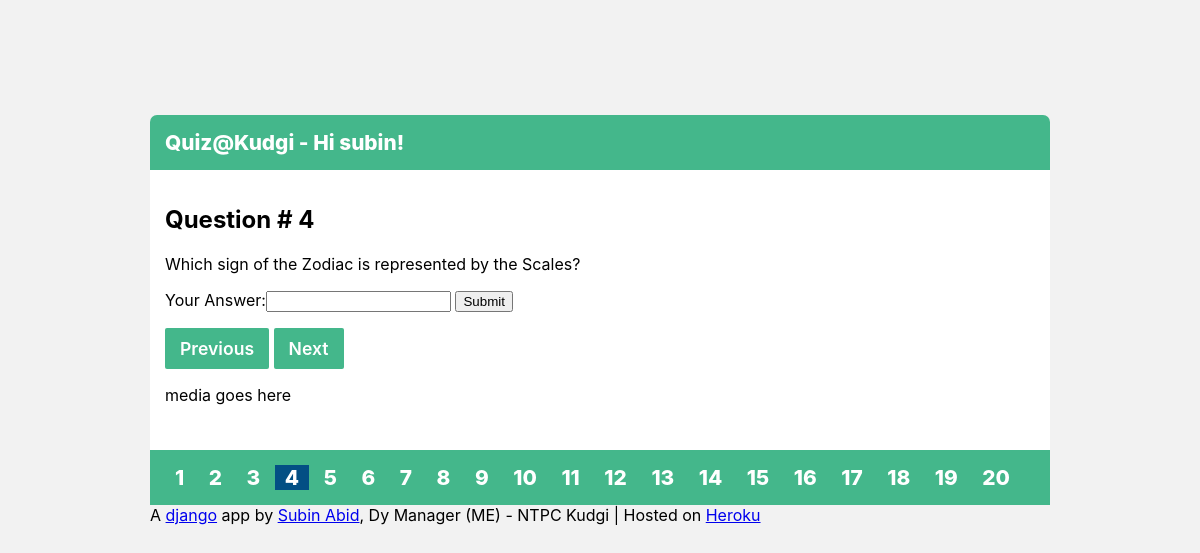
Before: /quiz/4/ (signed in) with the older database file.
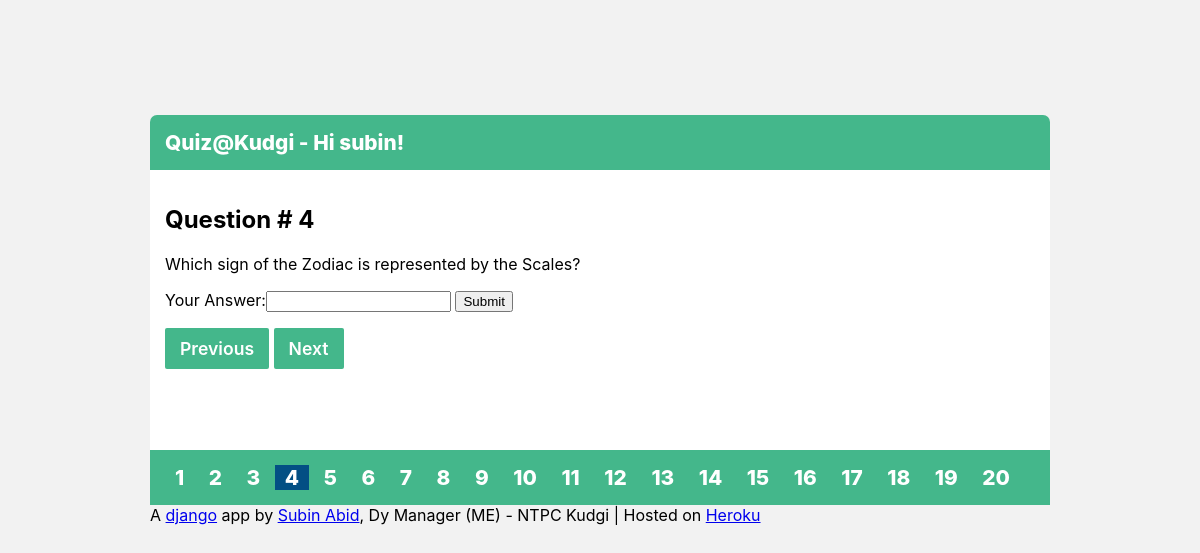
After: the same page with the newer database file.
### quiz/models.py (models this page shows)
class question(models.Model):
    question_id = models.IntegerField()
    question_text = models.TextField()
    question_ans = models.TextField()
    has_options = models.CharField(max_length=2)
    has_media = models.CharField(max_length=200)

### quiz/views.py (the view)
# urls.py: path('<int:que_id>/', views.que, name='que'),
def que(request, que_id):
    try: # checking if the question is already answered
        a = answers.objects.get(question_id = que_id, user = request.user.get_username())
    except: # if there is no entry, python will trrow an error, then set answer to blank
        ans_text = ''
    else: # if no error is thrown, that indicates that an answer exists in the db
        ans_text = a.answer
    que_list = question.objects.filter(question_id = que_id )
    q = question.objects.get(question_id = que_id)
    has_options = q.has_options
    has_media = q.has_media
    form1 = OptionsForm()
    form2 = AnswerForm()
    context = {'que_list': que_list, 'que_id' : que_id,'has_options':has_options, 'has_media':has_media, 'form1' : form1, 'form2' : form2, 'range': range(20), 'answer':ans_text}
    return render(request, 'quiz/que.html', context)

### quiz/forms.py
class OptionsForm(forms.Form):
    CHOICES=[('select1','select 1'),
             ('select2','select 2')]
    answer = forms.ChoiceField(label='Select Your Answer', choices=CHOICES,  widget = forms.RadioSelect)

class AnswerForm(forms.Form):
    answer = forms.CharField(label='Your Answer', max_length=100)

### quiz/templates/quiz/que.html (shortened to what this page needs)
{% extends 'base.html' %}
{% block hello %}
  {% if user.is_authenticated %}
     - Hi {{ user.username }}!
  {% endif %}
{% endblock %}
{% block content %}
  {% if user.is_authenticated %}
    {% if que_list %}
      {% for question in que_list %}
          <h2>Question # {{question.question_id}}</h2>
          <p>{{ question.question_text }}<p>
          {% if has_options == 'Y' %}
            <form action = "submit" method="post">
            {% csrf_token %}
            {{ form1 }}
            <input type="submit" value="Submit">
            </form>
          {% else %}
            <form action = "submit" method="post">
            {{ form2 }}
            <input type="submit" value="Submit">
            </form>
          {% endif %}
          {% if que_id == 1 %}
            <p><a href="/quiz/{{que_id | add:"1" }}/" class = "button">Next</a></p>
          {% elif que_id < 20 %}
            <p><a href="/quiz/{{que_id | add:"-1" }}/"  class = "button">Previous</a> <a href="/quiz/{{que_id | add:"1" }}/"  class = "button">Next</a></p>
          {% else %}
            <p>Thank you for taking the test <a href="{% url 'submission' %}">click here </a> to view your submission</p>
          {% endif %}
          {% if has_media == 'Y' %}
            <p>media goes here</p>
          {% else %}
            <p></p>
          {% endif %}
      {% endfor %}
    {% endif %}
  {% else %}
    <p>unauthorised access</p>
  {% endif %}
{% endblock %}
{% block progress %}
  {% for i in range %}
    {% if forloop.counter == que_id %}
      <a href="/quiz/{{ forloop.counter }}/" class = "thisquestion"> {{ forloop.counter }}</a>
    {% else %}
      <a href="/quiz/{{ forloop.counter }}/"> {{ forloop.counter }}</a>
    {% endif%}
  {% endfor %}
{% endblock %}

### templates/base.html (shortened to what this page needs)
{% load static %}
<!DOCTYPE html>
<html>
<head>
  <link rel = "stylesheet" href= "{% static 'quiz/css/main.css' %}">
</head>
<body>
<div class="container-main">
  <div class="wrapper">
    <div class="header">
      Quiz@Kudgi {% block hello %} {% endblock %}
    </div>
    <div class="wrapperforcontent">
      {% block content %}{% endblock %}
    </div>
    <div class="progress">
        {% block progress %}{% endblock %}
    </div>
    A <a href="https://www.djangoproject.com/">django</a> app by <a href="https://subinabid.xyz/">Subin Abid</a>, Dy Manager (ME) - NTPC Kudgi | Hosted on <a href="https://www.heroku.com/">Heroku</a><br>
  </div>
</div>
</body>
</html>

### quiz/static/quiz/css/main.css (style rules this page uses)
html, body { height: 100%; margin: 0; overflow: hidden; }
body { font-family: -apple-system, BlinkMacSystemFont, "Segoe UI", Helvetica, Arial, sans-serif, "Apple Color Emoji", "Segoe UI Emoji", "Segoe UI Symbol"; }
.container-main { width: 100%; min-height: 100vh; padding: 15px; background: #f2f2f2; }
.wrapper { width: 900px; position: absolute; left: 50%; top: 50%; margin-top: -300px; margin-left: -450px; }
.header { background-color: #44B78B; color:#ffffff; font-weight: 800; font-size: 1.3rem; padding: 15px; border-top-left-radius: 7px; border-top-right-radius: 7px; }
.wrapperforcontent { background: #fff; min-height: 250px; overflow: hidden; align-items: stretch; padding: 15px; }
.progress { background-color: #44B78B; color:#ffffff; font-weight: 800; font-size: 1.3rem; padding: 15px; }
.progress a { color: #fff; text-decoration: none; padding-left: 10px; padding-right: 10px; }
.thisquestion { background-color: #034f84; }
.button { background-color: #44B78B; padding: 10px 15px; border-radius: 2px; color: #fff; text-align: center; font-size: 1.1rem; font-weight: 600; text-decoration: none; display: inline-block; }

Changed rows visible on the page:
changed question "Which sign of the Zodiac is represented by the Scales?": no longer shows "media goes here"
